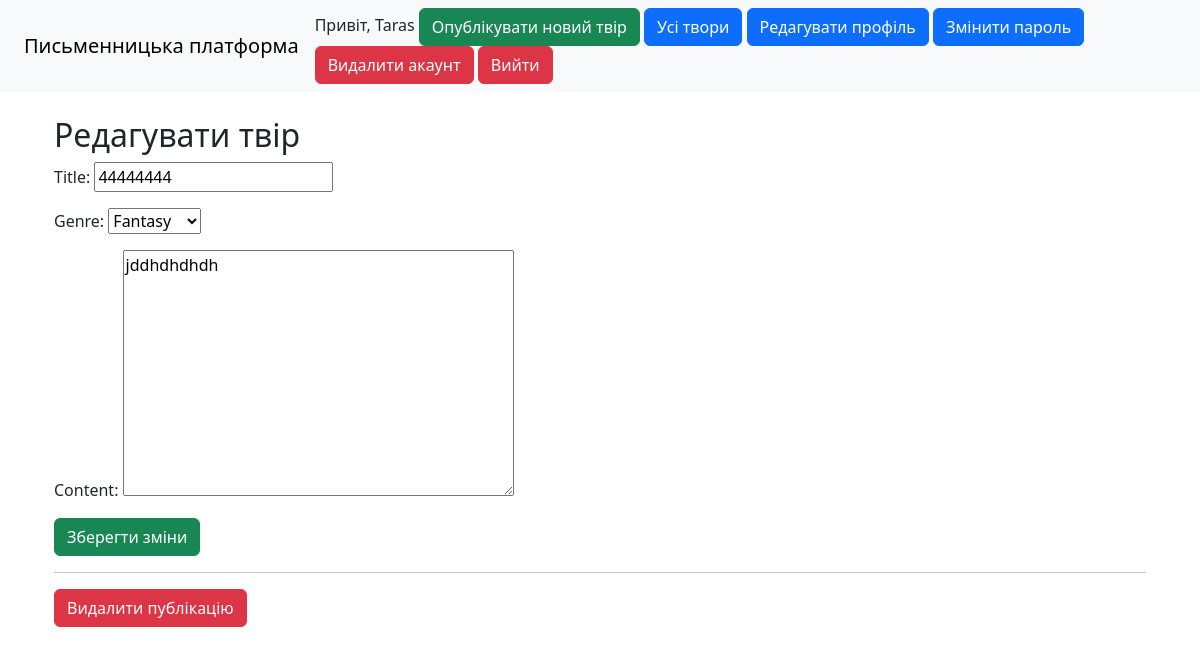
Page /accounts/work/14/edit/ (signed in) on the committed database.
### accounts/models.py (models this page shows, shortened)
class Work(models.Model):
    title = models.CharField(max_length=200)
    genre = models.CharField(max_length=50, choices=Genre.choices)
    published_at = models.DateTimeField(auto_now_add=True)
    rating = models.PositiveIntegerField(default=0)  # 0–100
    author = models.ForeignKey(User, on_delete=models.SET_NULL, null=True, related_name='works')
    content = models.TextField()

### accounts/views.py (the view)
# urls.py: path('work/<int:pk>/edit/', views.edit_work, name='edit_work'),
def edit_work(request, pk):
    work = get_object_or_404(Work, pk=pk)
    if request.user != work.author:
        return redirect('work_detail', pk=pk)
    if request.method == "POST":
        form = WorkForm(request.POST, instance=work)
        if form.is_valid():
            form.save()
            return redirect('work_detail', pk=work.pk)
    else:
        form = WorkForm(instance=work)
    return render(request, 'accounts/edit_work.html', {'form': form, 'work': work})

### accounts/forms.py
class WorkForm(forms.ModelForm):
    class Meta:
        model = Work
        fields = ['title', 'genre', 'content']

### accounts/templates/accounts/edit_work.html (shortened to what this page needs)
{% extends 'base.html' %}
{% block content %}
<div class="container mt-4">
    <h2>Редагувати твір</h2>
    <form method="post">
        {{ form.as_p }}
        <button type="submit" class="btn btn-success">Зберегти зміни</button>
    </form>
    <hr>
    <form method="post" action="{% url 'delete_work' work.id %}" onsubmit="return confirm('Ви впевнені, що хочете видалити цей твір?');">
        <button type="submit" class="btn btn-danger">Видалити публікацію</button>
    </form>
</div>
{% endblock %}

### accounts/templates/base.html (shortened to what this page needs)
{% load static %}
<!DOCTYPE html>
<html lang="uk">
<head>
    <link href="https://cdn.jsdelivr.net/npm/bootstrap@5.3.0/dist/css/bootstrap.min.css" rel="stylesheet">
</head>
<body>
<nav class="navbar navbar-expand-lg navbar-light bg-light px-4">
    <a class="navbar-brand" href="#">Письменницька платформа</a>
    <div class="ml-auto">
        {% if user.is_authenticated %}
            Привіт, {{ user.username }}
            <a href="{% url 'create_work' %}" class="btn btn-success">Опублікувати новий твір</a>
            <a href="{% url 'work_list' %}" class="btn btn-primary">Усі твори</a>
            <a href="{% url 'edit_profile' %}" class="btn btn-primary">Редагувати профіль</a>
            <a href="{% url 'password_change' %}" class="btn btn-primary">Змінити пароль</a>
            <a href="{% url 'delete_account' %}" class="btn btn-danger">Видалити акаунт</a>
            <form id="logout-form" action="{% url 'logout' %}" method="post" style="display:inline;">
                <button type="submit"  class="btn btn-danger">
                    Вийти
                </button>
            </form>
        {% else %}
            <a href="{% url 'login' %}" class="btn btn-success">Вхід</a>
            <a href="{% url 'register' %}" class="btn btn-success">Реєстрація</a>
        {% endif %}
    </div>
</nav>
<div class="container mt-4">
    {% block content %}{% endblock %}
</div>
</body>
</html>

### rows in the picture
Work: title "44444444", genre "Fantasy", content "jddhdhdhdh"

### other values in the picture
{{ user.username }} "Taras"
